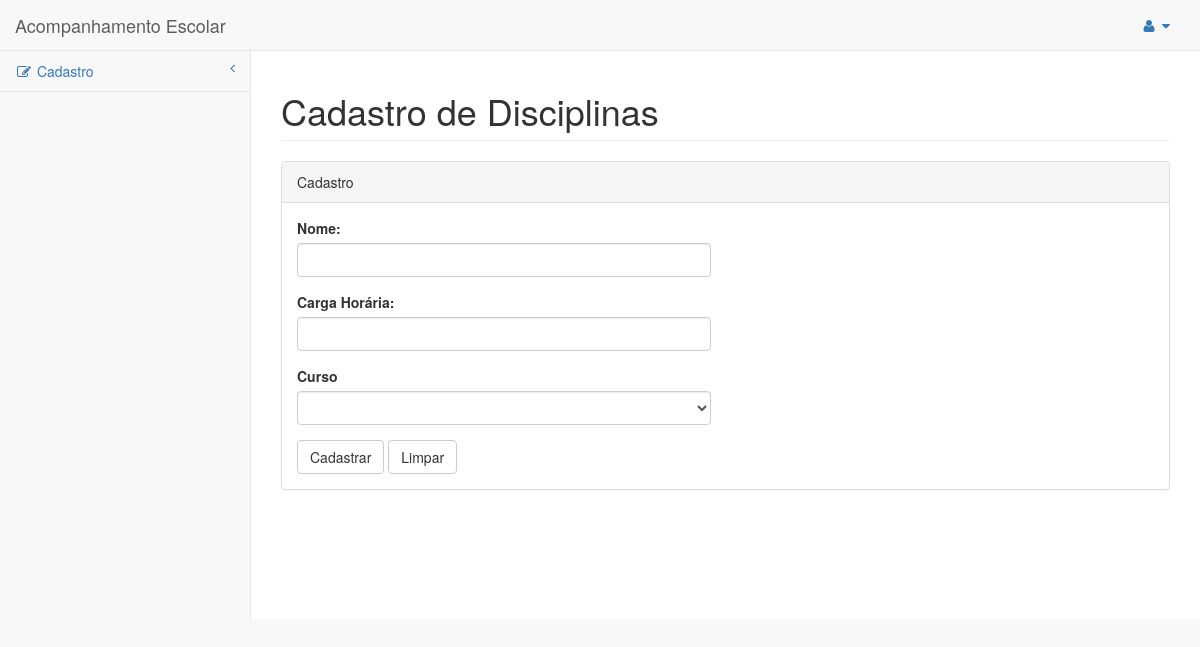
Before: /index.php/disciplina/editar with the older database file.
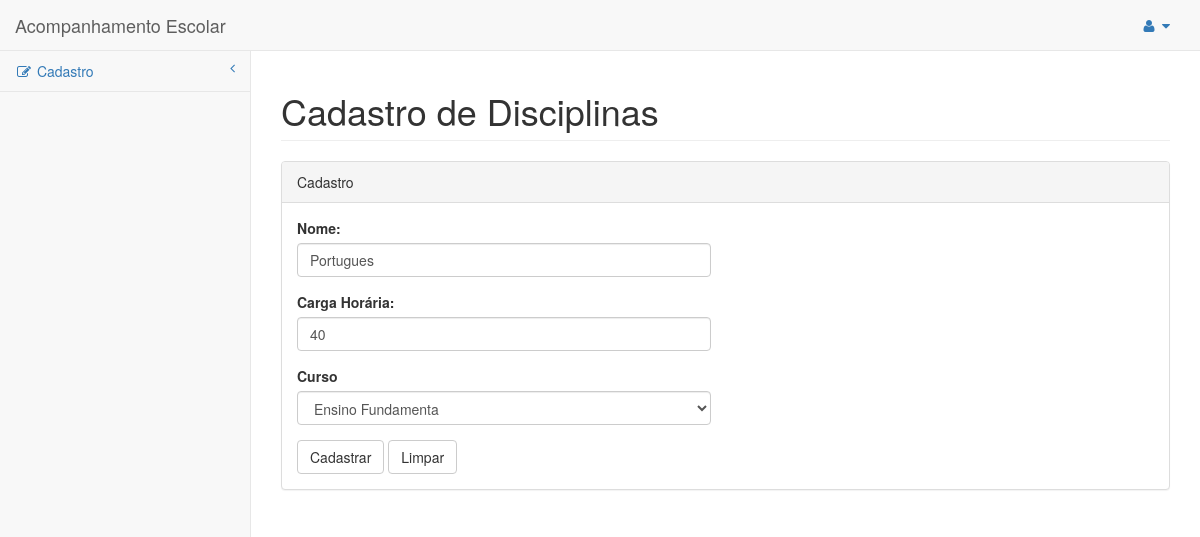
After: the same page with the newer database file.
### tables this page shows
CREATE TABLE `disciplina` (
  `nm_disciplina` varchar(45) NOT NULL,
  `carga_horaria` double NOT NULL,
  `id_curso` int(11) NOT NULL,
  `id` int(11) NOT NULL
);

### application/controllers/Disciplina.php (called while the page is built, shortened)
<?php
class Disciplina extends CI_Controller {
    public function __construct()
    {
        $this->load->model('M_disciplina');
    }
    public function editar()
    {
        $this->load->model('M_curso');
        $id = $this->input->post('id');
        $dados = $this->M_disciplina->get($id)->result_array()[0];
        $dados['cursos'] = $this->M_curso->get()->result_array();
        $this->load->view('disciplina/cadDisciplina', $dados);
    }
}

### index.php (called while the page is built, shortened)
<?php
require_once BASEPATH.'core/CodeIgniter.php';

### application/models/M_disciplina.php (called while the page is built, shortened)
<?php
class M_disciplina extends CI_Model
{
    private $tabel = 'disciplina';
    public function get($id = null){
        $this->db->order_by("id", 'desc');
        return $this->db->get($this->tabel);
    }
}

### application/models/M_curso.php (called while the page is built, shortened)
<?php
class M_curso extends CI_Model
{
    private $tabel = 'curso';
    public function get($id = null){
        $this->db->order_by("id", 'desc');
        return $this->db->get($this->tabel);
    }
}

### application/views/disciplina/cadDisciplina.php (the view, shortened to what the changed rows need)
<?php
$this->load->view('include/header.php');
?>
    <div id="wrapper">
        <div id="page-wrapper">
            <div class="row">
                <div class="col-lg-12">
                    <h1 class="page-header">Cadastro de Disciplinas</h1>
                </div>
            </div>
            <div class="row">
                <div class="col-lg-12">
                    <div class="panel panel-default">
                        <div class="panel-body">
                            <div class="row">
                                <div class="col-lg-6">
                                    <?php echo  form_open('disciplina/store')  ?>
                                    <form role="form">
                                        <div class="form-group">
                                            <label>Nome:</label>
                                            <input class="form-control" name="nome" placeholder="" value="<?php echo (isset($nm_disciplina))? $nm_disciplina: ""?>">
                                        </div>
                                        <div class="form-group">
                                            <label>Carga Horária:</label>
                                            <input class="form-control" name="c_h" placeholder="" value="<?php echo (isset($carga_horaria))?$carga_horaria:""?>">
                                        </div>
                                        <div class="form-group">
                                            <label>Curso</label>
                                            <select name="id_curso" class="form-control">
                                                <?php foreach ($cursos as $curso): ?>
                                                <?php if($curso['id'] == (integer)$id_curso):?>
                                                  	<option value="<?php echo $curso['id'] ?>" selected><?php echo $curso['nome_curso'] ?></option>
                                                <?php else:?>
                                                	<option value="<?php echo $curso['id'] ?>"><?php echo $curso['nome_curso'] ?></option>
                                                <?php endif;?>
                                                <?php endforeach; ?>
                                            </select>
                                        </div>
                                    </form>
                                </div>
                            </div>
                        </div>
                    </div>
                </div>
            </div>
        </div>
    </div>

### application/views/include/header.php (shortened to what the changed rows need)
<!DOCTYPE html>
<html>
    <head>
        <link rel="stylesheet" type="text/css" href="<?php echo base_url('vendor/bootstrap/css/bootstrap.min.css'); ?>">
        <link rel="stylesheet" href="<?php echo base_url('vendor/metisMenu/metisMenu.min.css'); ?>">
        <link rel="stylesheet" href="<?php echo base_url('dist/css/sb-admin-2.css'); ?>">
        <link rel="stylesheet" href="<?php echo base_url('vendor/font-awesome/css/font-awesome.min.css'); ?>">
    </head>
    <body>
        <div id="wrapper">
        <nav class="navbar navbar-default navbar-static-top" role="navigation" style="margin-bottom: 0">
            <div class="navbar-header">
                <a class="navbar-brand" href="index.html">Acompanhamento Escolar</a>
            </div>
        </nav>
    </div>

Changed rows visible on the page:
added disciplina: nome "Portugues", c_h "40"
Other visible differences:
form field id_curso: (not shown) → "Ensino Fundamenta"
